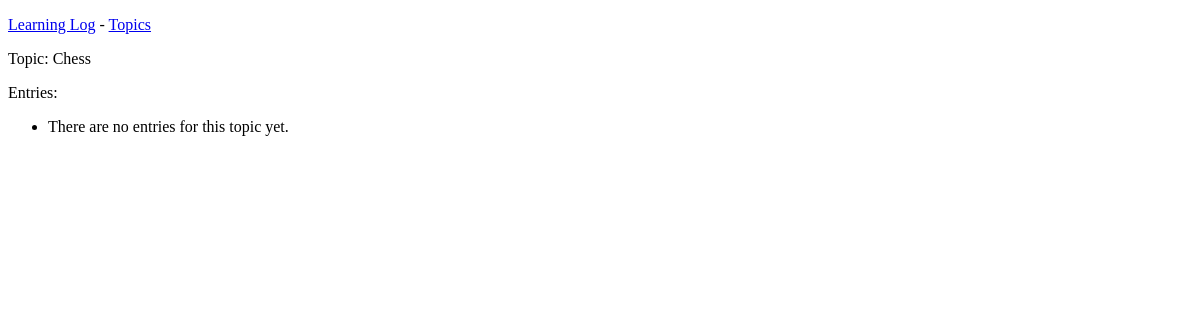
Before: /learning_logs/topics/1/ with the older database file.
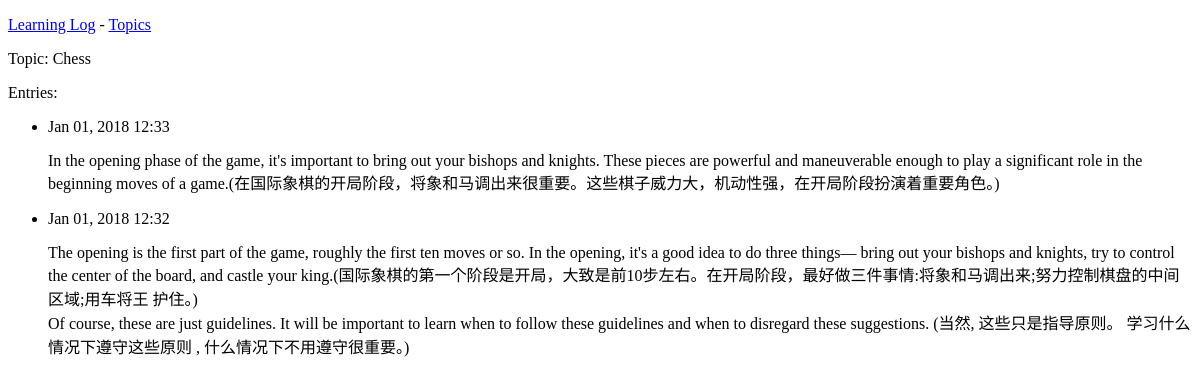
After: the same page with the newer database file.
### learning_logs/models.py (models this page shows, shortened)
class Topic(models.Model):
    text = models.CharField(max_length=200)
    date_added = models.DateTimeField(auto_now_add=True)
    def __str__(self):
        return self.text

class Entry(models.Model):
    topic = models.ForeignKey(Topic, on_delete=models.CASCADE)  # 必须加上on_delete,否则会出错
    text = models.TextField()
    date_added = models.DateTimeField(auto_now_add=True)
    class Meta:
        verbose_name_plural = 'entries'

### learning_logs/views.py (the view)
# urls.py: path('topics/<topic_id>/', views.topic, name='topic'),
def topic(request, topic_id):
    topic = Topic.objects.get(id=topic_id)
    entries = topic.entry_set.order_by('-date_added')
    context = {'topic': topic, 'entries': entries}
    return render(request, 'learning_logs/topic.html', context)

### learning_logs/templates/learning_logs/topic.html (shortened to what this page needs)
<!DOCTYPE html>
<html lang="en">
<head>
</head>
<body>
{% extends 'learning_logs/base.html' %}
{% block content %}
<p>Topic: {{ topic }}</p>
<p>Entries:</p>
<ul>
    {%  for entry in entries %}
    <li>
        <p>{{ entry.date_added|date:'M d, Y H:i' }}</p>
        <p>{{ entry.text|linebreaks }}</p>
    </li>
    {% empty %}
    <li>
        There are no entries for this topic yet.
    </li>
    {% endfor %}
</ul>
{% endblock content %}

### learning_logs/templates/learning_logs/base.html (shortened to what this page needs)
<!DOCTYPE html>
<html lang="en">
<head>
</head>
<body>
<p>
    <a href="{% url 'learning_logs:index' %}">Learning Log</a> -
    <a href="{% url 'learning_logs:topics' %}">Topics</a>
</p>
{% block content %}{% endblock content %}
</body>
</html>

Changed rows visible on the page:
added Entry: date_added "Jan 01, 2018 12:33", text "In the opening phase of the game, it's important to bring out your bishops and knights. These pieces are powerful and maneuverable enough to play a significant role in the beginning moves of a game.(在国际象棋的开局阶段，将象和马调出来很重要。这些棋子威力大，机动性强，在开局阶段扮演着重要角色。)"
added Entry: date_added "Jan 01, 2018 12:32", text "The opening is the first part of the game, roughly the first ten moves or so. In the opening, it's a good idea to do three things— bring out your bishops and knights, try to control the center of the board, and castle your king.(国际象棋的第一个阶段是开局，大致是前10步左右。在开局阶段，最好做三件事情:将象和马调出来;努力控制棋盘的中间区域;用车将王 护住。) Of course, these are just guidelines. It will be important to learn when to follow these guidelines and when to disregard these suggestions. (当然, 这些只是指导原则。 学习什么情况下遵守这些原则 , 什么情况下不用遵守很重要。)"
Other visible differences:
text no longer shown: "There are no entries for this topic yet."
